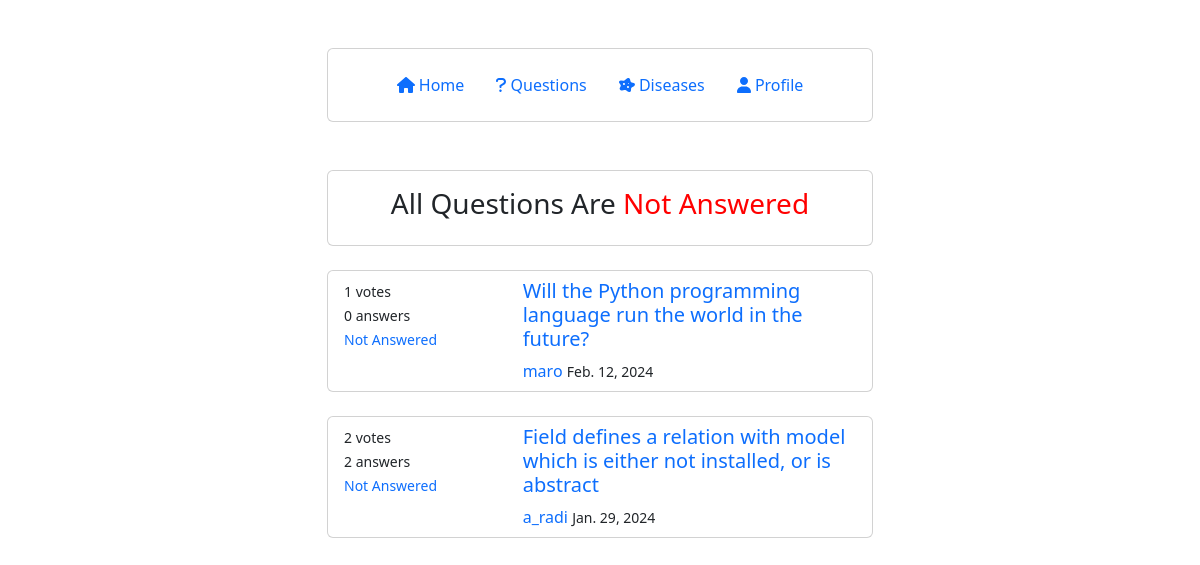
The page /status/Not Answered/ (signed in) on the database its author committed.
### account/models.py (models this page shows, shortened)
class Question(models.Model):
    STATUS = (
        ('Not Answered', 'Not Answered'),
        ('Answered', 'Answered'),
    )
    user = models.ForeignKey(User, on_delete=models.CASCADE, null=True)
    title = models.CharField(max_length=100, unique=True, null=True)
    body = models.TextField(max_length=1000, null=True)
    created_on = models.DateTimeField(auto_now_add=True, null=True)
    last_modified = models.DateTimeField(auto_now=True, null=True)
    question_votes_count = models.PositiveIntegerField(default=0, null=True)
    status = models.CharField(max_length=200, default="Not Answered", choices=STATUS, null=True)

### account/views.py (the view)
# urls.py: path("status/<status>/", views.status_question, name="status_question"),
@login_required(login_url='login')
def status_question(request, status):
    if request.method == "GET":
        questions = Question.objects.filter(status=status).order_by("-created_on")
        context = {
            "questions": questions,
            }
        return render(request, "question/status.html", context)

### account/templates/question/status.html
{% extends "base.html" %}
{% block page_content %}
    <div class="container mt-5 mb-5">
        <div class="row d-flex align-items-center justify-content-center">
            <div class="col-md-6">
                <div class="card">
                    <div class="p-2 ">
                        <div class="row px-3 py-2 text-center">
                            {% for question in questions|slice:":1" %}
                                {% if question.status == 'Not Answered'  %}
                                    <h3>All Questions Are <span style="color:red;"> {{ question.status }} </span> </h3>
                                {% elif question.status == 'Answered' %}
                                    <h3>All Questions Are <span style="color:green;"> {{ question.status }} </span> </h3>
                                {% endif %}
                            {% endfor %}
                        </div>
                    </div>
                </div>
                <br>
                {% for question in questions %}
                    <div class="card  p-2">
                        <div class="row  px-2">
                            <div class="col-4">
                                <small> {{ question.question_votes_count }} votes</small><br>
                                <small> {{ question.answer_set.count }} answers</small><br>
                                <small>
                                    <a style="text-decoration:none" href="{% url 'status_question' question.status %}">
                                        {{ question.status }}
                                    </a>
                                </small>
                            </div>
                            <div class="col-8">
                                <h5>
                                    <a style="text-decoration:none" href="{% url 'detail_question' question.pk %}">
                                        {{ question.title }}
                                    </a>
                                </h5>
                                {% if user == question.user %}
                                    <a style="text-decoration: none" href="{% url 'user_profile' %}">
                                        <span class="font-weight-bold"> {{ question.user }} </span>
                                    </a>
                                    <small > {{ question.created_on.date }} </small>
                                {% else %}
                                    <a style="text-decoration: none" href="{% url 'user_profile_everyone' question.user.id %}">
                                        <span class="font-weight-bold"> {{ question.user }} </span>
                                    </a>
                                    <small > {{ question.created_on.date }} </small>
                                {% endif %}
                            </div>
                        </div>
                    </div>
                    <br>
                {% endfor %}
            </div>
        </div>
    </div>
{% endblock page_content %}

### static/css/base.css (style rules this page uses)
body { background-color: #eee; font-family: "Poppins", sans-serif; font-weight: 300 }
.card { border:none }

### rows shown on the page
Question: status "Not Answered", question_votes_count "1", answer_set.count "0", title "Will the Python programming language run the world in the future?", user "maro", created_on "Feb. 12, 2024"
Question: question_votes_count "2", answer_set.count "2", status "Not Answered", title "Field defines a relation with model which is either not installed, or is abstract", user "a_radi", created_on "Jan. 29, 2024"
